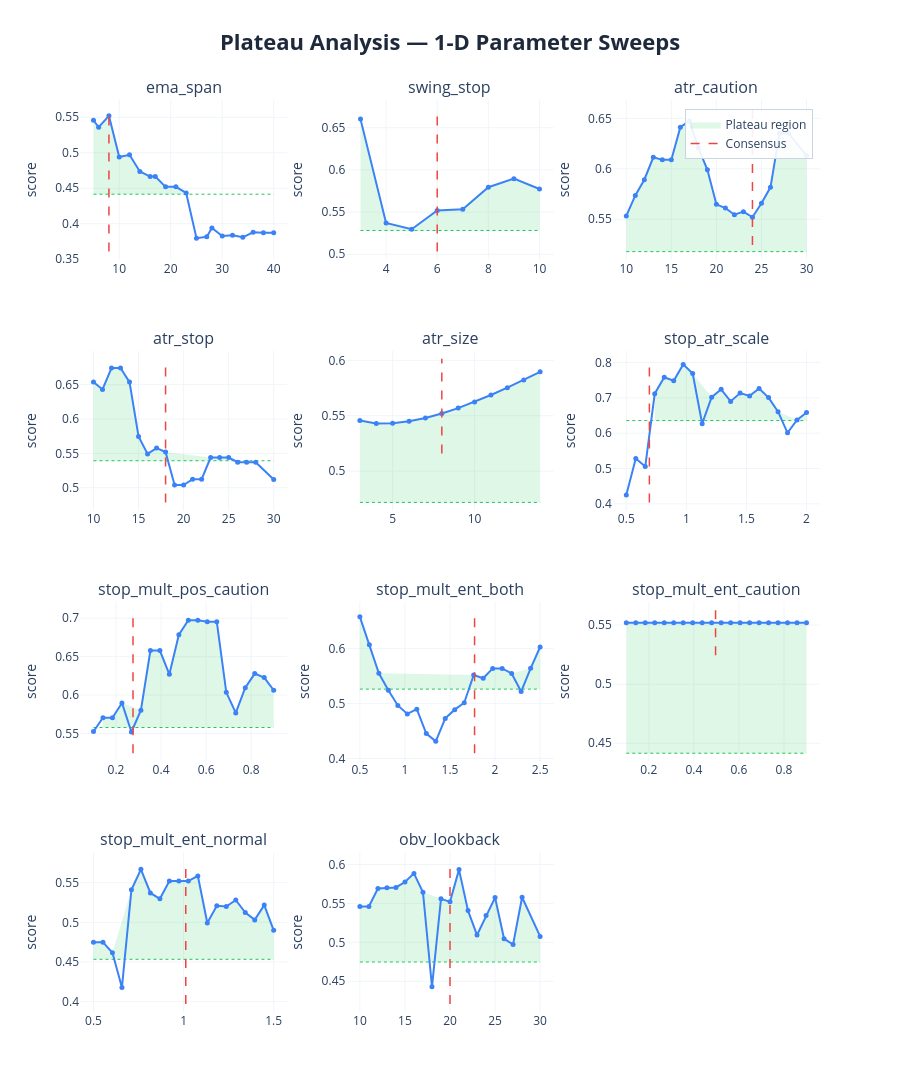

The code cell stored with this chart in its notebook:
### Markdown cell above
### 1-D sweep charts:
| Element | Meaning | Good | Bad |
|---------|---------|------|-----|
| **Blue curve** | Composite score at each value of the parameter, with all others held at consensus | Flat-topped curve — performance is insensitive to the exact value | Narrow spike — optimizer latched onto one specific value, everything nearby is worse |
| **Red dashed line** | Where the consensus value sits | On the flat top of the curve | On a steep slope or at the edge of a cliff |
| **Green dashed line** | Cutoff at 80% of peak score — the boundary between plateau and non-plateau | Blue curve stays above this line across most of the range | Blue curve dips below it quickly either side of the peak |
| **Green shading** | Plateau region — all values where the score stays within 20% of the peak | Wide green band spanning most of the range (robust) | Thin sliver or no shading at all (fragile/overfit) |

 If concensus on steep slope: parameter **REGIME SENSITIVE** - do not fix, backtests are disagreeing, want to fix parameters on flat top.

### Code cell
# ── visual sweep curves ───────────────────────────────────────────────────
plot_plateau_analysis(
    sweep_results    = sweep_results,
    consensus_params = results['consensus_params'],
    param_defs       = PARAM_DEFS,
    fixed_params     = FIXED_PARAMS,
    threshold        = 0.20,
    show             = False,
    save_html        = None,
)

### Figure 1 — Plotly figure (JSON) as saved in the notebook; plotly's stock layout.template omitted (floating-point values rounded to 4 significant figures)
{"data": [{"fill": "toself", "fillcolor": "rgba(34, 197, 94, 0.15)", "hoverinfo": "skip", "line": {"color": "rgba(0,0,0,0)"}, "name": "Plateau region", "showlegend": true, "type": "scatter", "x": [5, 6, 8, 10, 12, 14, 16, 17, 19, 21, 23, 23, 21, 19, 17, 16, 14, 12, 10, 8, 6, 5], "xaxis": "x", "y": [0.5458, 0.5359, 0.552, 0.494, 0.4971, 0.4736, 0.4664, 0.4664, 0.4519, 0.4519, 0.4434, 0.4416, 0.4416, 0.4416, 0.4416, 0.4416, 0.4416, 0.4416, 0.4416, 0.4416, 0.4416, 0.4416], "yaxis": "y"}, {"hoverinfo": "skip", "line": {"color": "#22c55e", "dash": "dot", "width": 1}, "mode": "lines", "showlegend": false, "type": "scatter", "x": [5, 40], "xaxis": "x", "y": [0.4416, 0.4416], "yaxis": "y"}, {"hovertemplate": "<b>ema_span</b><br>Value: %{x:.4g}<br>Score: %{y:.4f}<br><extra></extra>", "line": {"color": "#3b82f6", "width": 2}, "marker": {"size": 5}, "mode": "lines+markers", "name": "ema_span", "showlegend": false, "type": "scatter", "x": [5, 6, 8, 10, 12, 14, 16, 17, 19, 21, 23, 25, 27, 28, 30, 32, 34, 36, 38, 40], "xaxis": "x", "y": [0.5458, 0.5359, 0.552, 0.494, 0.4971, 0.4736, 0.4664, 0.4664, 0.4519, 0.4519, 0.4434, 0.3797, 0.3816, 0.3939, 0.3827, 0.3838, 0.3809, 0.3879, 0.3872, 0.3872], "yaxis": "y"}, {"hoverinfo": "skip", "line": {"color": "#ef4444", "dash": "dash", "width": 1.5}, "mode": "lines", "name": "Consensus", "showlegend": true, "type": "scatter", "x": [8, 8], "xaxis": "x", "y": [0.3607, 0.563], "yaxis": "y"}, {"fill": "toself", "fillcolor": "rgba(34, 197, 94, 0.15)", "hoverinfo": "skip", "line": {"color": "rgba(0,0,0,0)"}, "name": "Plateau region", "showlegend": false, "type": "scatter", "x": [3, 4, 5, 6, 7, 8, 9, 10, 10, 9, 8, 7, 6, 5, 4, 3], "xaxis": "x2", "y": [0.6603, 0.5371, 0.5296, 0.552, 0.5535, 0.5795, 0.5897, 0.5774, 0.5282, 0.5282, 0.5282, 0.5282, 0.5282, 0.5282, 0.5282, 0.5282], "yaxis": "y2"}, {"hoverinfo": "skip", "line": {"color": "#22c55e", "dash": "dot", "width": 1}, "mode": "lines", "showlegend": false, "type": "scatter", "x": [3, 10], "xaxis": "x2", "y": [0.5282, 0.5282], "yaxis": "y2"}, {"hovertemplate": "<b>swing_stop</b><br>Value: %{x:.4g}<br>Score: %{y:.4f}<br><extra></extra>", "line": {"color": "#3b82f6", "width": 2}, "marker": {"size": 5}, "mode": "lines+markers", "name": "swing_stop", "showlegend": false, "type": "scatter", "x": [3, 4, 5, 6, 7, 8, 9, 10], "xaxis": "x2", "y": [0.6603, 0.5371, 0.5296, 0.552, 0.5535, 0.5795, 0.5897, 0.5774], "yaxis": "y2"}, {"hoverinfo": "skip", "line": {"color": "#ef4444", "dash": "dash", "width": 1.5}, "mode": "lines", "name": "Consensus", "showlegend": false, "type": "scatter", "x": [6, 6], "xaxis": "x2", "y": [0.5032, 0.6735], "yaxis": "y2"}, {"fill": "toself", "fillcolor": "rgba(34, 197, 94, 0.15)", "hoverinfo": "skip", "line": {"color": "rgba(0,0,0,0)"}, "name": "Plateau region", "showlegend": false, "type": "scatter", "x": [10, 11, 12, 13, 14, 15, 16, 17, 18, 19, 20, 21, 22, 23, 24, 25, 26, 27, 28, 30, 30, 28, 27, 26, 25, 24, 23, 22, 21, 20, 19, 18, 17, 16, 15, 14, 13, 12, 11, 10], "xaxis": "x3", "y": [0.5533, 0.5737, 0.5892, 0.6114, 0.6089, 0.6089, 0.6413, 0.6474, 0.6208, 0.599, 0.5648, 0.5611, 0.5545, 0.5575, 0.552, 0.5658, 0.5817, 0.6354, 0.6354, 0.6133, 0.5179, 0.5179, 0.5179, 0.5179, 0.5179, 0.5179, 0.5179, 0.5179, 0.5179, 0.5179, 0.5179, 0.5179, 0.5179, 0.5179, 0.5179, 0.5179, 0.5179, 0.5179, 0.5179, 0.5179], "yaxis": "y3"}, {"hoverinfo": "skip", "line": {"color": "#22c55e", "dash": "dot", "width": 1}, "mode": "lines", "showlegend": false, "type": "scatter", "x": [10, 30], "xaxis": "x3", "y": [0.5179, 0.5179], "yaxis": "y3"}, {"hovertemplate": "<b>atr_caution</b><br>Value: %{x:.4g}<br>Score: %{y:.4f}<br><extra></extra>", "line": {"color": "#3b82f6", "width": 2}, "marker": {"size": 5}, "mode": "lines+markers", "name": "atr_caution", "showlegend": false, "type": "scatter", "x": [10, 11, 12, 13, 14, 15, 16, 17, 18, 19, 20, 21, 22, 23, 24, 25, 26, 27, 28, 30], "xaxis": "x3", "y": [0.5533, 0.5737, 0.5892, 0.6114, 0.6089, 0.6089, 0.6413, 0.6474, 0.6208, 0.599, 0.5648, 0.5611, 0.5545, 0.5575, 0.552, 0.5658, 0.5817, 0.6354, 0.6354, 0.6133], "yaxis": "y3"}, {"hoverinfo": "skip", "line": {"color": "#ef4444", "dash": "dash", "width": 1.5}, "mode": "lines", "name": "Consensus", "showlegend": false, "type": "scatter", "x": [24, 24], "xaxis": "x3", "y": [0.5244, 0.6603], "yaxis": "y3"}, {"fill": "toself", "fillcolor": "rgba(34, 197, 94, 0.15)", "hoverinfo": "skip", "line": {"color": "rgba(0,0,0,0)"}, "name": "Plateau region", "showlegend": false, "type": "scatter", "x": [10, 11, 12, 13, 14, 15, 16, 17, 18, 23, 24, 25, 25, 24, 23, 18, 17, 16, 15, 14, 13, 12, 11, 10], "xaxis": "x4", "y": [0.6539, 0.643, 0.6741, 0.6741, 0.6537, 0.5748, 0.5493, 0.5578, 0.552, 0.5439, 0.5439, 0.5439, 0.5393, 0.5393, 0.5393, 0.5393, 0.5393, 0.5393, 0.5393, 0.5393, 0.5393, 0.5393, 0.5393, 0.5393], "yaxis": "y4"}, {"hoverinfo": "skip", "line": {"color": "#22c55e", "dash": "dot", "width": 1}, "mode": "lines", "showlegend": false, "type": "scatter", "x": [10, 30], "xaxis": "x4", "y": [0.5393, 0.5393], "yaxis": "y4"}, {"hovertemplate": "<b>atr_stop</b><br>Value: %{x:.4g}<br>Score: %{y:.4f}<br><extra></extra>", "line": {"color": "#3b82f6", "width": 2}, "marker": {"size": 5}, "mode": "lines+markers", "name": "atr_stop", "showlegend": false, "type": "scatter", "x": [10, 11, 12, 13, 14, 15, 16, 17, 18, 19, 20, 21, 22, 23, 24, 25, 26, 27, 28, 30], "xaxis": "x4", "y": [0.6539, 0.643, 0.6741, 0.6741, 0.6537, 0.5748, 0.5493, 0.5578, 0.552, 0.5039, 0.5039, 0.5125, 0.5125, 0.5439, 0.5439, 0.5439, 0.5372, 0.5372, 0.5372, 0.512], "yaxis": "y4"}, {"hoverinfo": "skip", "line": {"color": "#ef4444", "dash": "dash", "width": 1.5}, "mode": "lines", "name": "Consensus", "showlegend": false, "type": "scatter", "x": [18, 18], "xaxis": "x4", "y": [0.4787, 0.6876], "yaxis": "y4"}, {"fill": "toself", "fillcolor": "rgba(34, 197, 94, 0.15)", "hoverinfo": "skip", "line": {"color": "rgba(0,0,0,0)"}, "name": "Plateau region", "showlegend": false, "type": "scatter", "x": [3, 4, 5, 6, 7, 8, 9, 10, 11, 12, 13, 14, 14, 13, 12, 11, 10, 9, 8, 7, 6, 5, 4, 3], "xaxis": "x5", "y": [0.5457, 0.543, 0.5432, 0.545, 0.548, 0.552, 0.5569, 0.5625, 0.5687, 0.5754, 0.5824, 0.5897, 0.4717, 0.4717, 0.4717, 0.4717, 0.4717, 0.4717, 0.4717, 0.4717, 0.4717, 0.4717, 0.4717, 0.4717], "yaxis": "y5"}, {"hoverinfo": "skip", "line": {"color": "#22c55e", "dash": "dot", "width": 1}, "mode": "lines", "showlegend": false, "type": "scatter", "x": [3, 14], "xaxis": "x5", "y": [0.4717, 0.4717], "yaxis": "y5"}, {"hovertemplate": "<b>atr_size</b><br>Value: %{x:.4g}<br>Score: %{y:.4f}<br><extra></extra>", "line": {"color": "#3b82f6", "width": 2}, "marker": {"size": 5}, "mode": "lines+markers", "name": "atr_size", "showlegend": false, "type": "scatter", "x": [3, 4, 5, 6, 7, 8, 9, 10, 11, 12, 13, 14], "xaxis": "x5", "y": [0.5457, 0.543, 0.5432, 0.545, 0.548, 0.552, 0.5569, 0.5625, 0.5687, 0.5754, 0.5824, 0.5897], "yaxis": "y5"}, {"hoverinfo": "skip", "line": {"color": "#ef4444", "dash": "dash", "width": 1.5}, "mode": "lines", "name": "Consensus", "showlegend": false, "type": "scatter", "x": [8, 8], "xaxis": "x5", "y": [0.5158, 0.6015], "yaxis": "y5"}, {"fill": "toself", "fillcolor": "rgba(34, 197, 94, 0.15)", "hoverinfo": "skip", "line": {"color": "rgba(0,0,0,0)"}, "name": "Plateau region", "showlegend": false, "type": "scatter", "x": [0.7368, 0.8158, 0.8947, 0.9737, 1.053, 1.211, 1.289, 1.368, 1.447, 1.526, 1.605, 1.684, 1.763, 1.921, 2.0, 2.0, 1.921, 1.763, 1.684, 1.605, 1.526, 1.447, 1.368, 1.289, 1.211, 1.053, 0.9737, 0.8947, 0.8158, 0.7368], "xaxis": "x6", "y": [0.712, 0.7583, 0.7485, 0.7947, 0.769, 0.7019, 0.7242, 0.69, 0.7135, 0.7055, 0.7265, 0.7007, 0.6611, 0.6375, 0.6585, 0.6358, 0.6358, 0.6358, 0.6358, 0.6358, 0.6358, 0.6358, 0.6358, 0.6358, 0.6358, 0.6358, 0.6358, 0.6358, 0.6358, 0.6358], "yaxis": "y6"}, {"hoverinfo": "skip", "line": {"color": "#22c55e", "dash": "dot", "width": 1}, "mode": "lines", "showlegend": false, "type": "scatter", "x": [0.5, 2], "xaxis": "x6", "y": [0.6358, 0.6358], "yaxis": "y6"}, {"hovertemplate": "<b>stop_atr_scale</b><br>Value: %{x:.4g}<br>Score: %{y:.4f}<br><extra></extra>", "line": {"color": "#3b82f6", "width": 2}, "marker": {"size": 5}, "mode": "lines+markers", "name": "stop_atr_scale", "showlegend": false, "type": "scatter", "x": [0.5, 0.5789, 0.6579, 0.7368, 0.8158, 0.8947, 0.9737, 1.053, 1.132, 1.211, 1.289, 1.368, 1.447, 1.526, 1.605, 1.684, 1.763, 1.842, 1.921, 2.0], "xaxis": "x6", "y": [0.4254, 0.5285, 0.5057, 0.712, 0.7583, 0.7485, 0.7947, 0.769, 0.6269, 0.7019, 0.7242, 0.69, 0.7135, 0.7055, 0.7265, 0.7007, 0.6611, 0.6009, 0.6375, 0.6585], "yaxis": "y6"}, {"hoverinfo": "skip", "line": {"color": "#ef4444", "dash": "dash", "width": 1.5}, "mode": "lines", "name": "Consensus", "showlegend": false, "type": "scatter", "x": [0.6922, 0.6922], "xaxis": "x6", "y": [0.4042, 0.8106], "yaxis": "y6"}, {"fill": "toself", "fillcolor": "rgba(34, 197, 94, 0.15)", "hoverinfo": "skip", "line": {"color": "rgba(0,0,0,0)"}, "name": "Plateau region", "showlegend": false, "type": "scatter", "x": [0.1421, 0.1842, 0.2263, 0.3105, 0.3526, 0.3947, 0.4368, 0.4789, 0.5211, 0.5632, 0.6053, 0.6474, 0.6895, 0.7316, 0.7737, 0.8158, 0.8579, 0.9, 0.9, 0.8579, 0.8158, 0.7737, 0.7316, 0.6895, 0.6474, 0.6053, 0.5632, 0.5211, 0.4789, 0.4368, 0.3947, 0.3526, 0.3105, 0.2263, 0.1842, 0.1421], "xaxis": "x7", "y": [0.5706, 0.5706, 0.5898, 0.5804, 0.658, 0.658, 0.627, 0.6785, 0.6973, 0.6973, 0.6953, 0.6953, 0.6036, 0.5768, 0.6097, 0.628, 0.6228, 0.6063, 0.5578, 0.5578, 0.5578, 0.5578, 0.5578, 0.5578, 0.5578, 0.5578, 0.5578, 0.5578, 0.5578, 0.5578, 0.5578, 0.5578, 0.5578, 0.5578, 0.5578, 0.5578], "yaxis": "y7"}, {"hoverinfo": "skip", "line": {"color": "#22c55e", "dash": "dot", "width": 1}, "mode": "lines", "showlegend": false, "type": "scatter", "x": [0.1, 0.9], "xaxis": "x7", "y": [0.5578, 0.5578], "yaxis": "y7"}, {"hovertemplate": "<b>stop_mult_pos_caution</b><br>Value: %{x:.4g}<br>Score: %{y:.4f}<br><extra></extra>", "line": {"color": "#3b82f6", "width": 2}, "marker": {"size": 5}, "mode": "lines+markers", "name": "stop_mult_pos_caution", "showlegend": false, "type": "scatter", "x": [0.1, 0.1421, 0.1842, 0.2263, 0.2684, 0.3105, 0.3526, 0.3947, 0.4368, 0.4789, 0.5211, 0.5632, 0.6053, 0.6474, 0.6895, 0.7316, 0.7737, 0.8158, 0.8579, 0.9], "xaxis": "x7", "y": [0.5526, 0.5706, 0.5706, 0.5898, 0.552, 0.5804, 0.658, 0.658, 0.627, 0.6785, 0.6973, 0.6973, 0.6953, 0.6953, 0.6036, 0.5768, 0.6097, 0.628, 0.6228, 0.6063], "yaxis": "y7"}, {"hoverinfo": "skip", "line": {"color": "#ef4444", "dash": "dash", "width": 1.5}, "mode": "lines", "name": "Consensus", "showlegend": false, "type": "scatter", "x": [0.2754, 0.2754], "xaxis": "x7", "y": [0.5244, 0.7112], "yaxis": "y7"}, {"fill": "toself", "fillcolor": "rgba(34, 197, 94, 0.15)", "hoverinfo": "skip", "line": {"color": "rgba(0,0,0,0)"}, "name": "Plateau region", "showlegend": false, "type": "scatter", "x": [0.5, 0.6053, 0.7105, 1.763, 1.868, 1.974, 2.079, 2.184, 2.395, 2.5, 2.5, 2.395, 2.184, 2.079, 1.974, 1.868, 1.763, 0.7105, 0.6053, 0.5], "xaxis": "x8", "y": [0.6579, 0.6073, 0.5552, 0.552, 0.5461, 0.5641, 0.5641, 0.5549, 0.5643, 0.6029, 0.5263, 0.5263, 0.5263, 0.5263, 0.5263, 0.5263, 0.5263, 0.5263, 0.5263, 0.5263], "yaxis": "y8"}, {"hoverinfo": "skip", "line": {"color": "#22c55e", "dash": "dot", "width": 1}, "mode": "lines", "showlegend": false, "type": "scatter", "x": [0.5, 2.5], "xaxis": "x8", "y": [0.5263, 0.5263], "yaxis": "y8"}, {"hovertemplate": "<b>stop_mult_ent_both</b><br>Value: %{x:.4g}<br>Score: %{y:.4f}<br><extra></extra>", "line": {"color": "#3b82f6", "width": 2}, "marker": {"size": 5}, "mode": "lines+markers", "name": "stop_mult_ent_both", "showlegend": false, "type": "scatter", "x": [0.5, 0.6053, 0.7105, 0.8158, 0.9211, 1.026, 1.132, 1.237, 1.342, 1.447, 1.553, 1.658, 1.763, 1.868, 1.974, 2.079, 2.184, 2.289, 2.395, 2.5], "xaxis": "x8", "y": [0.6579, 0.6073, 0.5552, 0.5242, 0.4966, 0.4812, 0.4898, 0.4455, 0.4312, 0.4731, 0.489, 0.5015, 0.552, 0.5461, 0.5641, 0.5641, 0.5549, 0.5219, 0.5643, 0.6029], "yaxis": "y8"}, {"hoverinfo": "skip", "line": {"color": "#ef4444", "dash": "dash", "width": 1.5}, "mode": "lines", "name": "Consensus", "showlegend": false, "type": "scatter", "x": [1.773, 1.773], "xaxis": "x8", "y": [0.4097, 0.6711], "yaxis": "y8"}, {"fill": "toself", "fillcolor": "rgba(34, 197, 94, 0.15)", "hoverinfo": "skip", "line": {"color": "rgba(0,0,0,0)"}, "name": "Plateau region", "showlegend": false, "type": "scatter", "x": [0.1, 0.1421, 0.1842, 0.2263, 0.2684, 0.3105, 0.3526, 0.3947, 0.4368, 0.4789, 0.5211, 0.5632, 0.6053, 0.6474, 0.6895, 0.7316, 0.7737, 0.8158, 0.8579, 0.9, 0.9, 0.8579, 0.8158, 0.7737, 0.7316, 0.6895, 0.6474, 0.6053, 0.5632, 0.5211, 0.4789, 0.4368, 0.3947, 0.3526, 0.3105, 0.2684, 0.2263, 0.1842, 0.1421, 0.1], "xaxis": "x9", "y": [0.552, 0.552, 0.552, 0.552, 0.552, 0.552, 0.552, 0.552, 0.552, 0.552, 0.552, 0.552, 0.552, 0.552, 0.552, 0.552, 0.552, 0.552, 0.552, 0.552, 0.4416, 0.4416, 0.4416, 0.4416, 0.4416, 0.4416, 0.4416, 0.4416, 0.4416, 0.4416, 0.4416, 0.4416, 0.4416, 0.4416, 0.4416, 0.4416, 0.4416, 0.4416, 0.4416, 0.4416], "yaxis": "y9"}, {"hoverinfo": "skip", "line": {"color": "#22c55e", "dash": "dot", "width": 1}, "mode": "lines", "showlegend": false, "type": "scatter", "x": [0.1, 0.9], "xaxis": "x9", "y": [0.4416, 0.4416], "yaxis": "y9"}, {"hovertemplate": "<b>stop_mult_ent_caution</b><br>Value: %{x:.4g}<br>Score: %{y:.4f}<br><extra></extra>", "line": {"color": "#3b82f6", "width": 2}, "marker": {"size": 5}, "mode": "lines+markers", "name": "stop_mult_ent_caution", "showlegend": false, "type": "scatter", "x": [0.1, 0.1421, 0.1842, 0.2263, 0.2684, 0.3105, 0.3526, 0.3947, 0.4368, 0.4789, 0.5211, 0.5632, 0.6053, 0.6474, 0.6895, 0.7316, 0.7737, 0.8158, 0.8579, 0.9], "xaxis": "x9", "y": [0.552, 0.552, 0.552, 0.552, 0.552, 0.552, 0.552, 0.552, 0.552, 0.552, 0.552, 0.552, 0.552, 0.552, 0.552, 0.552, 0.552, 0.552, 0.552, 0.552], "yaxis": "y9"}, {"hoverinfo": "skip", "line": {"color": "#ef4444", "dash": "dash", "width": 1.5}, "mode": "lines", "name": "Consensus", "showlegend": false, "type": "scatter", "x": [0.4963, 0.4963], "xaxis": "x9", "y": [0.5244, 0.563], "yaxis": "y9"}, {"fill": "toself", "fillcolor": "rgba(34, 197, 94, 0.15)", "hoverinfo": "skip", "line": {"color": "rgba(0,0,0,0)"}, "name": "Plateau region", "showlegend": false, "type": "scatter", "x": [0.5, 0.5526, 0.6053, 0.7105, 0.7632, 0.8158, 0.8684, 0.9211, 0.9737, 1.026, 1.079, 1.132, 1.184, 1.237, 1.289, 1.342, 1.395, 1.447, 1.5, 1.5, 1.447, 1.395, 1.342, 1.289, 1.237, 1.184, 1.132, 1.079, 1.026, 0.9737, 0.9211, 0.8684, 0.8158, 0.7632, 0.7105, 0.6053, 0.5526, 0.5], "xaxis": "x10", "y": [0.4751, 0.4751, 0.4617, 0.541, 0.5668, 0.537, 0.5297, 0.552, 0.552, 0.552, 0.5586, 0.4992, 0.5208, 0.5198, 0.5281, 0.5124, 0.5031, 0.5217, 0.4899, 0.4534, 0.4534, 0.4534, 0.4534, 0.4534, 0.4534, 0.4534, 0.4534, 0.4534, 0.4534, 0.4534, 0.4534, 0.4534, 0.4534, 0.4534, 0.4534, 0.4534, 0.4534, 0.4534], "yaxis": "y10"}, {"hoverinfo": "skip", "line": {"color": "#22c55e", "dash": "dot", "width": 1}, "mode": "lines", "showlegend": false, "type": "scatter", "x": [0.5, 1.5], "xaxis": "x10", "y": [0.4534, 0.4534], "yaxis": "y10"}, {"hovertemplate": "<b>stop_mult_ent_normal</b><br>Value: %{x:.4g}<br>Score: %{y:.4f}<br><extra></extra>", "line": {"color": "#3b82f6", "width": 2}, "marker": {"size": 5}, "mode": "lines+markers", "name": "stop_mult_ent_normal", "showlegend": false, "type": "scatter", "x": [0.5, 0.5526, 0.6053, 0.6579, 0.7105, 0.7632, 0.8158, 0.8684, 0.9211, 0.9737, 1.026, 1.079, 1.132, 1.184, 1.237, 1.289, 1.342, 1.395, 1.447, 1.5], "xaxis": "x10", "y": [0.4751, 0.4751, 0.4617, 0.4179, 0.541, 0.5668, 0.537, 0.5297, 0.552, 0.552, 0.552, 0.5586, 0.4992, 0.5208, 0.5198, 0.5281, 0.5124, 0.5031, 0.5217, 0.4899], "yaxis": "y10"}, {"hoverinfo": "skip", "line": {"color": "#ef4444", "dash": "dash", "width": 1.5}, "mode": "lines", "name": "Consensus", "showlegend": false, "type": "scatter", "x": [1.012, 1.012], "xaxis": "x10", "y": [0.397, 0.5781], "yaxis": "y10"}, {"fill": "toself", "fillcolor": "rgba(34, 197, 94, 0.15)", "hoverinfo": "skip", "line": {"color": "rgba(0,0,0,0)"}, "name": "Plateau region", "showlegend": false, "type": "scatter", "x": [10, 11, 12, 13, 14, 15, 16, 17, 19, 20, 21, 22, 23, 24, 25, 26, 27, 28, 30, 30, 28, 27, 26, 25, 24, 23, 22, 21, 20, 19, 17, 16, 15, 14, 13, 12, 11, 10], "xaxis": "x11", "y": [0.546, 0.546, 0.5692, 0.5702, 0.5705, 0.5775, 0.5885, 0.5643, 0.5559, 0.552, 0.5934, 0.5407, 0.5093, 0.5344, 0.5575, 0.5045, 0.4973, 0.5579, 0.5075, 0.4747, 0.4747, 0.4747, 0.4747, 0.4747, 0.4747, 0.4747, 0.4747, 0.4747, 0.4747, 0.4747, 0.4747, 0.4747, 0.4747, 0.4747, 0.4747, 0.4747, 0.4747, 0.4747], "yaxis": "y11"}, {"hoverinfo": "skip", "line": {"color": "#22c55e", "dash": "dot", "width": 1}, "mode": "lines", "showlegend": false, "type": "scatter", "x": [10, 30], "xaxis": "x11", "y": [0.4747, 0.4747], "yaxis": "y11"}, {"hovertemplate": "<b>obv_lookback</b><br>Value: %{x:.4g}<br>Score: %{y:.4f}<br><extra></extra>", "line": {"color": "#3b82f6", "width": 2}, "marker": {"size": 5}, "mode": "lines+markers", "name": "obv_lookback", "showlegend": false, "type": "scatter", "x": [10, 11, 12, 13, 14, 15, 16, 17, 18, 19, 20, 21, 22, 23, 24, 25, 26, 27, 28, 30], "xaxis": "x11", "y": [0.546, 0.546, 0.5692, 0.5702, 0.5705, 0.5775, 0.5885, 0.5643, 0.4429, 0.5559, 0.552, 0.5934, 0.5407, 0.5093, 0.5344, 0.5575, 0.5045, 0.4973, 0.5579, 0.5075], "yaxis": "y11"}, {"hoverinfo": "skip", "line": {"color": "#ef4444", "dash": "dash", "width": 1.5}, "mode": "lines", "name": "Consensus", "showlegend": false, "type": "scatter", "x": [20, 20], "xaxis": "x11", "y": [0.4208, 0.6052], "yaxis": "y11"}], "layout": {"annotations": [{"font": {"size": 16}, "showarrow": false, "text": "ema_span", "x": 0.14, "xanchor": "center", "xref": "paper", "y": 1, "yanchor": "bottom", "yref": "paper"}, {"font": {"size": 16}, "showarrow": false, "text": "swing_stop", "x": 0.5, "xanchor": "center", "xref": "paper", "y": 1, "yanchor": "bottom", "yref": "paper"}, {"font": {"size": 16}, "showarrow": false, "text": "atr_caution", "x": 0.86, "xanchor": "center", "xref": "paper", "y": 1, "yanchor": "bottom", "yref": "paper"}, {"font": {"size": 16}, "showarrow": false, "text": "atr_stop", "x": 0.14, "xanchor": "center", "xref": "paper", "y": 0.725, "yanchor": "bottom", "yref": "paper"}, {"font": {"size": 16}, "showarrow": false, "text": "atr_size", "x": 0.5, "xanchor": "center", "xref": "paper", "y": 0.725, "yanchor": "bottom", "yref": "paper"}, {"font": {"size": 16}, "showarrow": false, "text": "stop_atr_scale", "x": 0.86, "xanchor": "center", "xref": "paper", "y": 0.725, "yanchor": "bottom", "yref": "paper"}, {"font": {"size": 16}, "showarrow": false, "text": "stop_mult_pos_caution", "x": 0.14, "xanchor": "center", "xref": "paper", "y": 0.45, "yanchor": "bottom", "yref": "paper"}, {"font": {"size": 16}, "showarrow": false, "text": "stop_mult_ent_both", "x": 0.5, "xanchor": "center", "xref": "paper", "y": 0.45, "yanchor": "bottom", "yref": "paper"}, {"font": {"size": 16}, "showarrow": false, "text": "stop_mult_ent_caution", "x": 0.86, "xanchor": "center", "xref": "paper", "y": 0.45, "yanchor": "bottom", "yref": "paper"}, {"font": {"size": 16}, "showarrow": false, "text": "stop_mult_ent_normal", "x": 0.14, "xanchor": "center", "xref": "paper", "y": 0.175, "yanchor": "bottom", "yref": "paper"}, {"font": {"size": 16}, "showarrow": false, "text": "obv_lookback", "x": 0.5, "xanchor": "center", "xref": "paper", "y": 0.175, "yanchor": "bottom", "yref": "paper"}], "height": 1200, "legend": {"bgcolor": "rgba(255, 255, 255, 0.9)", "bordercolor": "#cbd5e1", "borderwidth": 1, "x": 0.99, "xanchor": "right", "y": 0.99, "yanchor": "top"}, "title": {"font": {"color": "#1E293B", "size": 22}, "text": "<b>Plateau Analysis — 1-D Parameter Sweeps</b>", "x": 0.5, "xanchor": "center"}, "xaxis": {"anchor": "y", "domain": [0, 0.28], "gridcolor": "#f1f5f9", "gridwidth": 1, "showgrid": true}, "xaxis10": {"anchor": "y10", "domain": [0, 0.28], "gridcolor": "#f1f5f9", "gridwidth": 1, "showgrid": true}, "xaxis11": {"anchor": "y11", "domain": [0.36, 0.64], "gridcolor": "#f1f5f9", "gridwidth": 1, "showgrid": true}, "xaxis12": {"anchor": "y12", "domain": [0.72, 1], "gridcolor": "#f1f5f9", "gridwidth": 1, "showgrid": true}, "xaxis2": {"anchor": "y2", "domain": [0.36, 0.64], "gridcolor": "#f1f5f9", "gridwidth": 1, "showgrid": true}, "xaxis3": {"anchor": "y3", "domain": [0.72, 1], "gridcolor": "#f1f5f9", "gridwidth": 1, "showgrid": true}, "xaxis4": {"anchor": "y4", "domain": [0, 0.28], "gridcolor": "#f1f5f9", "gridwidth": 1, "showgrid": true}, "xaxis5": {"anchor": "y5", "domain": [0.36, 0.64], "gridcolor": "#f1f5f9", "gridwidth": 1, "showgrid": true}, "xaxis6": {"anchor": "y6", "domain": [0.72, 1], "gridcolor": "#f1f5f9", "gridwidth": 1, "showgrid": true}, "xaxis7": {"anchor": "y7", "domain": [0, 0.28], "gridcolor": "#f1f5f9", "gridwidth": 1, "showgrid": true}, "xaxis8": {"anchor": "y8", "domain": [0.36, 0.64], "gridcolor": "#f1f5f9", "gridwidth": 1, "showgrid": true}, "xaxis9": {"anchor": "y9", "domain": [0.72, 1], "gridcolor": "#f1f5f9", "gridwidth": 1, "showgrid": true}, "yaxis": {"anchor": "x", "domain": [0.825, 1], "gridcolor": "#f1f5f9", "gridwidth": 1, "showgrid": true, "title": {"text": "score"}}, "yaxis10": {"anchor": "x10", "domain": [0, 0.175], "gridcolor": "#f1f5f9", "gridwidth": 1, "showgrid": true, "title": {"text": "score"}}, "yaxis11": {"anchor": "x11", "domain": [0, 0.175], "gridcolor": "#f1f5f9", "gridwidth": 1, "showgrid": true, "title": {"text": "score"}}, "yaxis12": {"anchor": "x12", "domain": [0, 0.175], "gridcolor": "#f1f5f9", "gridwidth": 1, "showgrid": true, "title": {"text": "score"}}, "yaxis2": {"anchor": "x2", "domain": [0.825, 1], "gridcolor": "#f1f5f9", "gridwidth": 1, "showgrid": true, "title": {"text": "score"}}, "yaxis3": {"anchor": "x3", "domain": [0.825, 1], "gridcolor": "#f1f5f9", "gridwidth": 1, "showgrid": true, "title": {"text": "score"}}, "yaxis4": {"anchor": "x4", "domain": [0.55, 0.725], "gridcolor": "#f1f5f9", "gridwidth": 1, "showgrid": true, "title": {"text": "score"}}, "yaxis5": {"anchor": "x5", "domain": [0.55, 0.725], "gridcolor": "#f1f5f9", "gridwidth": 1, "showgrid": true, "title": {"text": "score"}}, "yaxis6": {"anchor": "x6", "domain": [0.55, 0.725], "gridcolor": "#f1f5f9", "gridwidth": 1, "showgrid": true, "title": {"text": "score"}}, "yaxis7": {"anchor": "x7", "domain": [0.275, 0.45], "gridcolor": "#f1f5f9", "gridwidth": 1, "showgrid": true, "title": {"text": "score"}}, "yaxis8": {"anchor": "x8", "domain": [0.275, 0.45], "gridcolor": "#f1f5f9", "gridwidth": 1, "showgrid": true, "title": {"text": "score"}}, "yaxis9": {"anchor": "x9", "domain": [0.275, 0.45], "gridcolor": "#f1f5f9", "gridwidth": 1, "showgrid": true, "title": {"text": "score"}}}}
